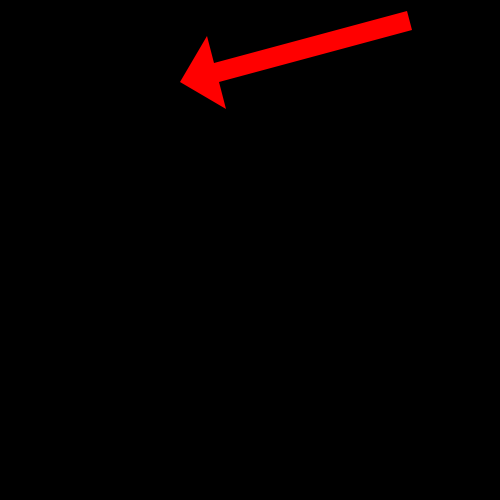
Frame 1 (no input)
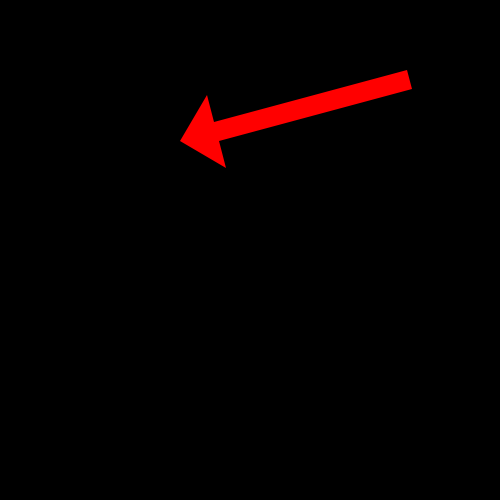
Frame 60 (the mouse pressed at the canvas centre just before this capture)
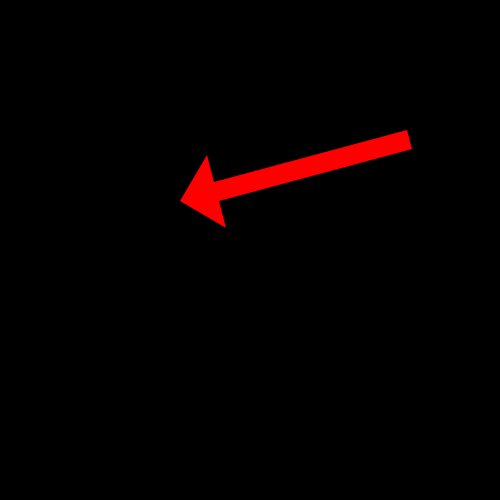
Frame 120 (the mouse held since frame 60 and released just before this capture)

The Processing sketch that drew these frames (run headless with seeded random() and noise(); from frame 60 on, the mouse is pressed at the canvas centre):

// Processing sketch: Shape
// ── Shape.pde
int y;

void setup(){
  size(500,500);
  noStroke();
}

void draw(){
  background(0);
  
  beginShape();
  fill(255,0,0);
  vertex(180,y+82);
  vertex(207,y+36);
  vertex(214,y+63);
  vertex(407,y+11);
  vertex(412,y+30);
  vertex(219,y+82);
  vertex(226,y+109);
  endShape(CLOSE);
  y++;
}
